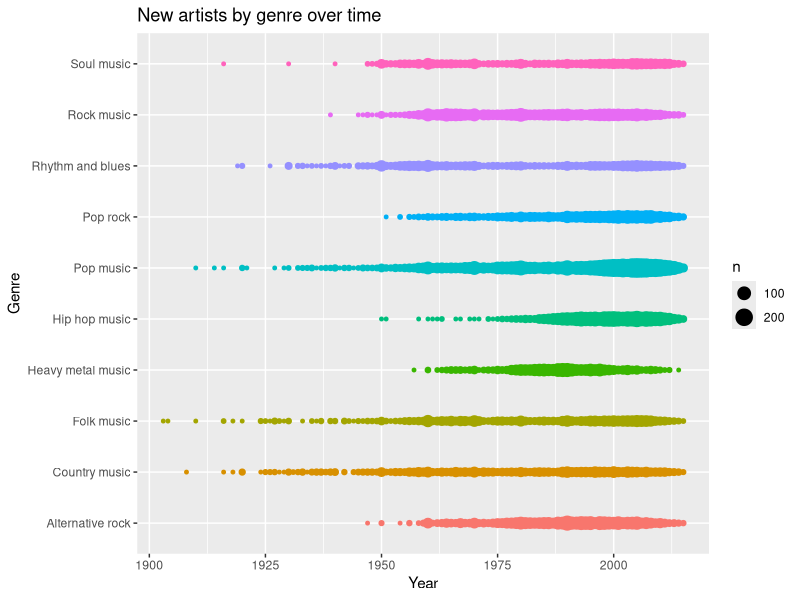

Source code (R): (Note: this script raises an error after producing the figure.)
## ---- chunk 1
library(tidyverse)
library(xtable)
options(xtable.floating = FALSE)
options(xtable.timestamp = "")
## ---- chunk 2
musicians <- read_csv('genres_data.csv')
genres <- read_csv('genres-mapping.csv')
#conflict <- read_csv('relevant_data_years_type.csv')
## ---- chunk 3
Number_of_genres <- musicians %>%
  group_by(genre) %>%
  summarize(n_genres = n()) %>%
  arrange(desc(n_genres))
## ---- chunk 4
musicians <- left_join(musicians, genres, by='genre')
## ---- chunk 5
musicians <- musicians %>%
  mutate(
    Year = as.numeric(year)
  ) %>%
  filter(year > 1900,
         classified_genre == "Pop music" |
         classified_genre == "Hip hop music" |
         classified_genre == "Rock music" | 
         classified_genre == "Alternative rock" | 
         classified_genre == "Pop rock" |
         classified_genre == "Country music" |
         classified_genre == "Folk music" |
         classified_genre == "Heavy metal music" |
         classified_genre == "Rhythm and blues" |
         classified_genre == "Soul music") %>%
  mutate(
    many_genres = genre,
    Genre = classified_genre,
  )
## ---- chunk 6
Number_of_genre_news <- musicians %>%
  group_by(classified_genre) %>%
  summarize(n_genres = n()) %>%
  arrange(desc(n_genres))
## ---- chunk 7
ggplot(musicians) + 
  geom_count(mapping = aes(x = Year, y = Genre, color = Genre)) +
  guides(color = FALSE) +
  ggtitle("New artists by genre over time") +
  ggsave("dotplot.pdf")
## ---- chunk 8
musicians %>%
  arrange(genre) %>%
  ggplot() +
    geom_col(mapping = aes(x = Year, y = Genre, color = Genre), position='stack')
